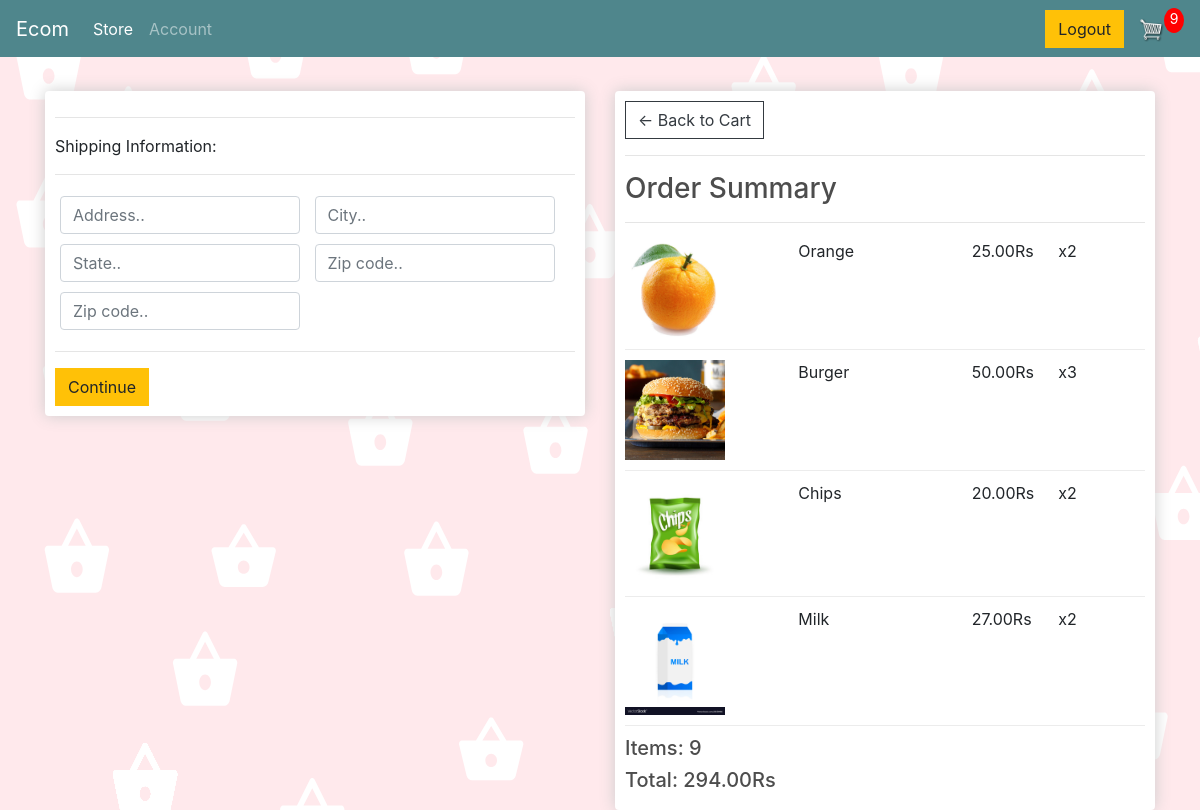
The page /checkout/ (signed in) on the database its author committed.
### store/models.py (models this page shows, shortened)
class OrderItem(models.Model):
	product = models.ForeignKey(Product, on_delete=models.SET_NULL, null=True)
	order = models.ForeignKey(Order, on_delete=models.SET_NULL, null=True)
	quantity = models.IntegerField(default=0, null=True, blank=True)
	date_added = models.DateTimeField(auto_now_add=True)
	@property
	def get_total(self):
		total = self.product.price * self.quantity
		return total

class Product(models.Model):
	name = models.CharField(max_length=200)
	price = models.FloatField()
	digital = models.BooleanField(default=False,null=True, blank=True)
	image = models.ImageField(null=True, blank=True)
	category = models.ManyToManyField(Tags, blank=True)
	@property
	def imageURL(self):
		try:
			url = self.image.url
		except:
			url = ''
		return url

class Order(models.Model):
	customer = models.OneToOneField(User, null=True, blank=True, on_delete=models.CASCADE)
	date_ordered = models.DateTimeField(auto_now_add=True,null=True)
	complete = models.BooleanField(default=False)
	transaction_id = models.CharField(max_length=100, null=True)
	@property
	def shipping(self):
		shipping = False
		orderitems = self.orderitem_set.all()
		for i in orderitems:
			if i.product.digital == False:
				shipping = True
		return shipping
	@property
	def get_cart_total(self):
		orderitems = self.orderitem_set.all()
		total = sum([item.get_total for item in orderitems])
		return total
	@property
	def get_cart_items(self):
		orderitems = self.orderitem_set.all()
		total = sum([item.quantity for item in orderitems])
		return total

### store/views.py (the view)
# urls.py: path('checkout/', views.checkout, name="checkout"),
@login_required(login_url='login')
def checkout(request):
	data = cartData(request)
	cartItems = data['cartItems']
	order = data['order']
	items = data['items']
	context = {'items':items, 'order':order, 'cartItems':cartItems}
	return render(request, 'store/checkout.html', context)

### store/utils.py (called while the page is built)
def cartData(request):
	if request.user.is_authenticated:
		customer = request.user
		order, created = Order.objects.get_or_create(customer=customer, complete=False)
		items = order.orderitem_set.all()
		cartItems = order.get_cart_items
	else:
		cookieData = cookieCart(request)
		cartItems = cookieData['cartItems']
		order = cookieData['order']
		items = cookieData['items']
	return {'cartItems':cartItems ,'order':order, 'items':items}

### store/templates/store/checkout.html (shortened to what this page needs)
{% extends 'store/main.html' %}
{% load static %}
{% block content %}
     <div class="row">
		<div class="col-lg-6">
			<div class="box-element" id="form-wrapper">
				<form id="form">
					<div id="shipping-info">
						<hr>
						<p>Shipping Information:</p>
						<hr>
						<div class="form-field">
							<input class="form-control" type="text" name="address" placeholder="Address..">
						</div>
						<div class="form-field">
							<input class="form-control" type="text" name="city" placeholder="City..">
						</div>
						<div class="form-field">
							<input class="form-control" type="text" name="state" placeholder="State..">
						</div>
						<div class="form-field">
							<input class="form-control" type="text" name="zipcode" placeholder="Zip code..">
						</div>
						<div class="form-field">
							<input class="form-control" type="text" name="country" placeholder="Zip code..">
						</div>
					</div>
					<hr>
					<a href="{% url 'payment' %}"class="btn btn-warning">Continue</a>
				</form>
			</div>
			<br>
		</div>
		<div class="col-lg-6">
			<div class="box-element">
				<a  class="btn btn-outline-dark" href="{% url 'cart' %}">&#x2190; Back to Cart</a>
				<hr>
				<h3>Order Summary</h3>
				<hr>
				{% for item in items %}
				<div class="cart-row">
					<div style="flex:2"><img class="row-image" src="{{item.product.imageURL}}"></div>
					<div style="flex:2"><p>{{item.product.name}}</p></div>
					<div style="flex:1"><p>{{item.product.price|floatformat:2}}Rs</p></div>
					<div style="flex:1"><p>x{{item.quantity}}</p></div>
				</div>
				{% endfor %}
				<h5>Items:   {{order.get_cart_items}}</h5>
				<h5>Total:   {{order.get_cart_total|floatformat:2}}Rs</h5>
			</div>
		</div>
	</div>
{% endblock content %}

### static/css/main.css (style rules this page uses)
body { background-color: hsl(0, 0%, 98%); }
h1,h2,h3,h4,h5,h6 { color:hsl(0, 0%, 30%); }
.box-element { box-shadow:hsl(0, 0%, 80%) 0 0 16px; background-color: #fff; border-radius: 4px; padding: 10px; }
.col-lg-4, .col-lg-6, .col-lg-8, .col-lg-12 { margin-top: 10px; }
.btn { border-radius: 0; }
.row-image { width: 100px; }
.form-field { width:250px; display: inline-block; padding: 5px; }
.cart-row { display: flex; align-items: flex-stretch; padding-bottom: 10px; margin-bottom: 10px; border-bottom: 1px solid #ececec; }

### store/templates/store/main.html (style rules this page uses)
body { background-image:url('static/images/Web 1920 – 1.png'); background-repeat: repeat; }

### rows shown on the page
OrderItem: product.imageURL (picture), product.name "Orange", product.price "25.00", quantity "2"
OrderItem: product.imageURL (picture), product.name "Burger", product.price "50.00", quantity "3"
OrderItem: product.imageURL (picture), product.name "Chips", product.price "20.00", quantity "2"
OrderItem: product.imageURL (picture), product.name "Milk", product.price "27.00", quantity "2"
Order: get_cart_items "9", get_cart_total "294.00"

### other values the page prints
{{ cartItems }} "9"
